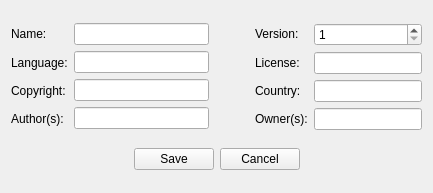
<?xml version="1.0" encoding="UTF-8"?>
<ui version="4.0">
 <class>NewCopus</class>
 <widget class="QWidget" name="NewCopus">
  <property name="windowModality">
   <enum>Qt::WindowModal</enum>
  </property>
  <property name="geometry">
   <rect>
    <x>0</x>
    <y>0</y>
    <width>433</width>
    <height>193</height>
   </rect>
  </property>
  <property name="windowTitle">
   <string>New Corpus</string>
  </property>
  <layout class="QGridLayout" name="gridLayout">
   <item row="0" column="0">
    <layout class="QHBoxLayout" name="horizontalLayout">
     <item>
      <layout class="QVBoxLayout" name="verticalLayout">
       <item>
        <widget class="QLabel" name="label">
         <property name="text">
          <string>Name:</string>
         </property>
        </widget>
       </item>
       <item>
        <widget class="QLabel" name="label_3">
         <property name="text">
          <string>Language:</string>
         </property>
        </widget>
       </item>
       <item>
        <widget class="QLabel" name="label_5">
         <property name="text">
          <string>Copyright:</string>
         </property>
        </widget>
       </item>
       <item>
        <widget class="QLabel" name="label_7">
         <property name="text">
          <string>Author(s):</string>
         </property>
        </widget>
       </item>
      </layout>
     </item>
     <item>
      <layout class="QVBoxLayout" name="verticalLayout_2">
       <item>
        <widget class="QLineEdit" name="le_name">
         <property name="toolTip">
          <string>Corpus name</string>
         </property>
        </widget>
       </item>
       <item>
        <widget class="QLineEdit" name="le_lang">
         <property name="toolTip">
          <string>Language: es, us, fr, ...</string>
         </property>
        </widget>
       </item>
       <item>
        <widget class="QLineEdit" name="le_copyright">
         <property name="toolTip">
          <string>Copyright: copyleft, ...</string>
         </property>
        </widget>
       </item>
       <item>
        <widget class="QLineEdit" name="le_authors">
         <property name="toolTip">
          <string>Authors, comma separated</string>
         </property>
        </widget>
       </item>
      </layout>
     </item>
    </layout>
   </item>
   <item row="0" column="1">
    <layout class="QHBoxLayout" name="horizontalLayout_2">
     <item>
      <spacer name="horizontalSpacer_3">
       <property name="orientation">
        <enum>Qt::Horizontal</enum>
       </property>
       <property name="sizeHint" stdset="0">
        <size>
         <width>40</width>
         <height>20</height>
        </size>
       </property>
      </spacer>
     </item>
     <item>
      <layout class="QVBoxLayout" name="verticalLayout_3">
       <item>
        <widget class="QLabel" name="label_2">
         <property name="text">
          <string>Version:</string>
         </property>
        </widget>
       </item>
       <item>
        <widget class="QLabel" name="label_4">
         <property name="text">
          <string>License:</string>
         </property>
        </widget>
       </item>
       <item>
        <widget class="QLabel" name="label_8">
         <property name="text">
          <string>Country:</string>
         </property>
        </widget>
       </item>
       <item>
        <widget class="QLabel" name="label_6">
         <property name="text">
          <string>Owner(s):</string>
         </property>
        </widget>
       </item>
      </layout>
     </item>
     <item>
      <layout class="QVBoxLayout" name="verticalLayout_4">
       <item>
        <widget class="QSpinBox" name="sb_version">
         <property name="toolTip">
          <string>Corpus version</string>
         </property>
         <property name="minimum">
          <number>1</number>
         </property>
        </widget>
       </item>
       <item>
        <widget class="QLineEdit" name="le_license">
         <property name="toolTip">
          <string>License: CC, GPL, ...</string>
         </property>
        </widget>
       </item>
       <item>
        <widget class="QLineEdit" name="le_country">
         <property name="toolTip">
          <string>Country, comma separated</string>
         </property>
        </widget>
       </item>
       <item>
        <widget class="QLineEdit" name="le_owners">
         <property name="toolTip">
          <string>Owners, comma separated</string>
         </property>
        </widget>
       </item>
      </layout>
     </item>
    </layout>
   </item>
   <item row="1" column="0" colspan="2">
    <layout class="QHBoxLayout" name="horizontalLayout_3">
     <item>
      <spacer name="horizontalSpacer">
       <property name="orientation">
        <enum>Qt::Horizontal</enum>
       </property>
       <property name="sizeHint" stdset="0">
        <size>
         <width>40</width>
         <height>20</height>
        </size>
       </property>
      </spacer>
     </item>
     <item>
      <widget class="QPushButton" name="btn_save">
       <property name="text">
        <string>Save</string>
       </property>
      </widget>
     </item>
     <item>
      <widget class="QPushButton" name="pushButton_2">
       <property name="text">
        <string>Cancel</string>
       </property>
      </widget>
     </item>
     <item>
      <spacer name="horizontalSpacer_2">
       <property name="orientation">
        <enum>Qt::Horizontal</enum>
       </property>
       <property name="sizeHint" stdset="0">
        <size>
         <width>40</width>
         <height>20</height>
        </size>
       </property>
      </spacer>
     </item>
    </layout>
   </item>
  </layout>
 </widget>
 <tabstops>
  <tabstop>le_name</tabstop>
  <tabstop>sb_version</tabstop>
  <tabstop>le_lang</tabstop>
  <tabstop>le_license</tabstop>
  <tabstop>le_copyright</tabstop>
  <tabstop>le_country</tabstop>
  <tabstop>le_authors</tabstop>
  <tabstop>le_owners</tabstop>
  <tabstop>btn_save</tabstop>
  <tabstop>pushButton_2</tabstop>
 </tabstops>
 <resources/>
 <connections>
  <connection>
   <sender>pushButton_2</sender>
   <signal>clicked()</signal>
   <receiver>NewCopus</receiver>
   <slot>close()</slot>
   <hints>
    <hint type="sourcelabel">
     <x>313</x>
     <y>276</y>
    </hint>
    <hint type="destinationlabel">
     <x>368</x>
     <y>357</y>
    </hint>
   </hints>
  </connection>
 </connections>
</ui>
